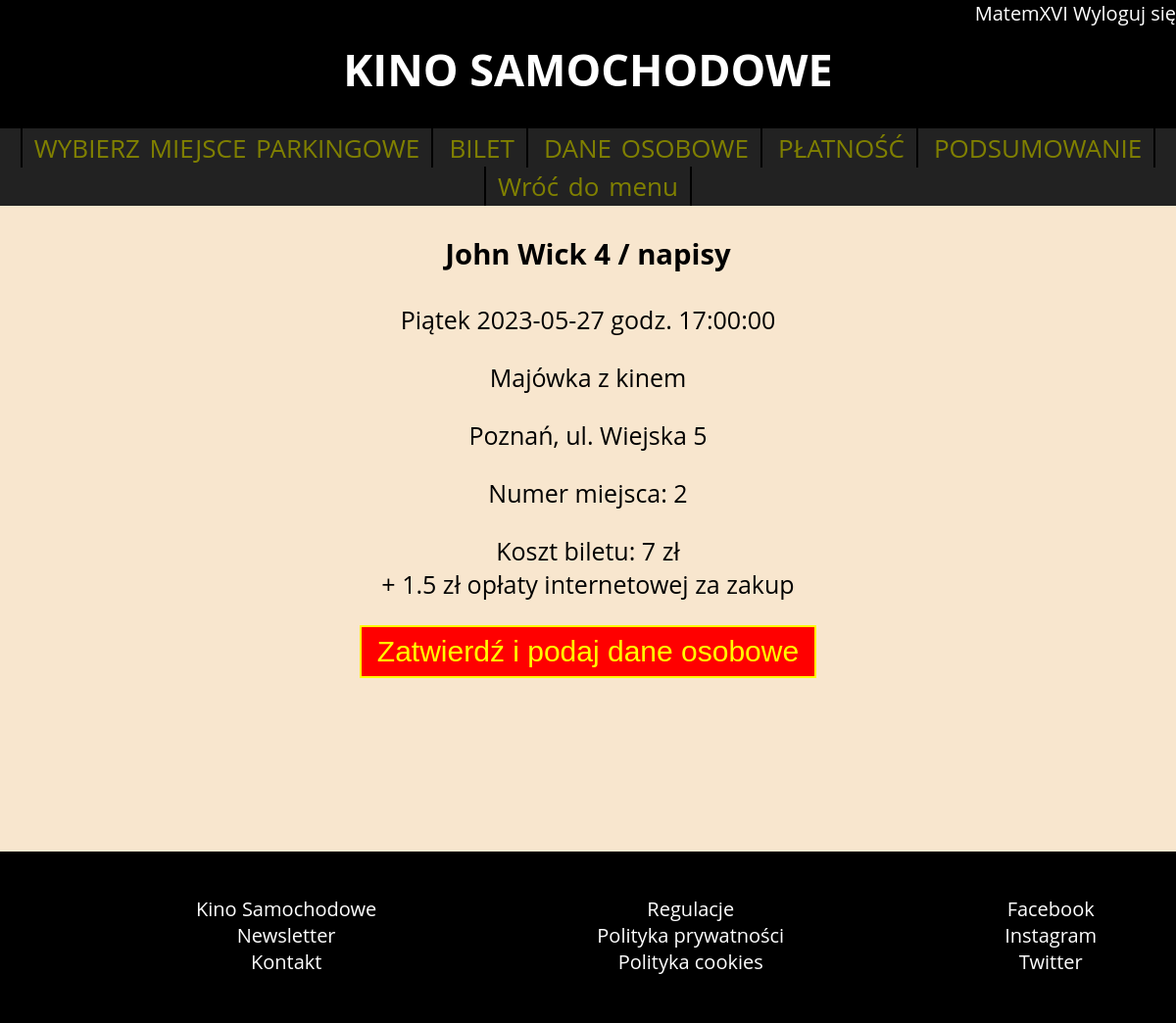
Screenshot of /bilet/wybor_biletu.php?id_seansu=1&numer_miejsca_parkingowego=2 (signed in) with the database file from the repository.
### tables this page shows
CREATE TABLE `bilet` (
  `NumerBiletu` int(11) NOT NULL,
  `data_wygenerowania` datetime DEFAULT NULL,
  `cena` float DEFAULT NULL,
  `NumerMiejscaParkingowego` int(11) DEFAULT NULL,
  `IDSeansu` int(11) NOT NULL,
  `IDUzytkownika` int(11) DEFAULT NULL,
  `nazwa_pliku` text DEFAULT NULL
);

CREATE TABLE `film` (
  `IDFilmu` int(11) NOT NULL,
  `tytul` text NOT NULL,
  `rezyseria` text DEFAULT NULL,
  `obsada` text DEFAULT NULL,
  `scenariusz` text DEFAULT NULL,
  `gatunek` text DEFAULT NULL,
  `czas_trwania` int(11) DEFAULT NULL,
  `kraj` text DEFAULT NULL,
  `rok_produkcji` int(11) DEFAULT NULL,
  `opis` text DEFAULT NULL,
  `nazwa_plakatu` text DEFAULT NULL,
  `IDAdministratora` int(11) NOT NULL
);

CREATE TABLE `seans` (
  `IDSeansu` int(11) NOT NULL,
  `nazwa` text NOT NULL,
  `data` date NOT NULL,
  `godzina` time NOT NULL,
  `IDFilmu` int(11) DEFAULT NULL,
  `IDMiejsca` int(11) DEFAULT NULL,
  `nazwa_plakatu` text DEFAULT NULL,
  `IDAdministratora` int(11) DEFAULT NULL
);

CREATE TABLE `miejsce_seansu` (
  `IDMiejsca` int(11) NOT NULL,
  `miejscowosc` text NOT NULL,
  `ulica` text NOT NULL,
  `rodzaj_miejsca` text NOT NULL,
  `ilosc_miejsc_parkingowych` int(11) NOT NULL,
  `dodatkowe_informacje` text DEFAULT NULL,
  `IDAdministratora` int(11) DEFAULT NULL
);

### bilet/wybor_biletu.php (the view, shortened to what this page needs)
<!doctype html>
<?php
	require_once('../connect.php');
?>
<html>
    <head>
		<link rel="stylesheet" href="../style.css">
    </head>
    <body>
		<header>
<?php		if(isset($_SESSION['uzytkownik'])){ 							?>
			<div id="logged">
				<ul>
					<li><a href='../uzytkownik'><?php echo $_SESSION['uzytkownik'] ?></a></li>
					<li><a href='../logout.php'>Wyloguj się</a></li>
				</ul>
			</div>
<?php 			} 																?>
			<h1><a href='index.php'>KINO SAMOCHODOWE</a></h1>
			<nav>
				<a href=>WYBIERZ MIEJSCE PARKINGOWE</a>
				<a href=>BILET</a>
				<a href=>DANE OSOBOWE</a>
				<a href>PŁATNOŚĆ</a>
				<a href>PODSUMOWANIE</a>
			</nav>
        </header>
		<nav class='administrator'>
		<a href='index.php'>Wróć do menu</a>
		</nav>
		<section>
			<?php
				if(isset($_SESSION['uzytkownik']) && $_GET['numer_miejsca_parkingowego'] ){
					$miejsce_parkingowe = $_GET['numer_miejsca_parkingowego'];
					$wybrany_seans = $_GET['id_seansu'];
					$query_bilet = "SELECT film.tytul, seans.data, seans.godzina, seans.nazwa,  miejsce_seansu.miejscowosc, miejsce_seansu.ulica, bilet.NumerMiejscaParkingowego, bilet.cena
					FROM `bilet`
					INNER JOIN seans
					ON seans.IDSeansu = bilet.IDSeansu
					INNER JOIN film
					ON film.IDFilmu = seans.IDFilmu
					INNER JOIN miejsce_seansu
					ON miejsce_seansu.IDMiejsca = seans.IDMiejsca
					AND bilet.NumerMiejscaParkingowego = $miejsce_parkingowe
					AND seans.IDSeansu = $wybrany_seans";
					$result_bilet = $mysqli->query($query_bilet);
					$row = $result_bilet->fetch_array();
					?>
			<div id="wybor_biletu">
				<h3><?php echo $row[0] ?></h3>
				<p>Piątek <?php echo $row[1] ?> godz. <?php echo $row[2] ?></p>
				<p><?php echo $row[3] ?></p>
				<p><?php echo $row[4] ?>, ul. <?php echo $row[5] ?></p>
				Numer miejsca: <?php echo $row[6] ?>
				<p>Koszt biletu: <?php echo $row[7] ?> zł<br>
				+ 1.5 zł opłaty internetowej za zakup</p>
				<form action = "platnosc.php" method="get">
					<input type="submit" value="Zatwierdź i podaj dane osobowe">
				</form>
			</div>
					<?php
				}
				else{
					$_SESSION['komunikat']="Musisz się zalogować, aby móc kupić bilet.";
					header('Location: ../logowanie.php');
				}
			?>
        </section>
		<footer>
			<ul>
				<li><a href>Kino Samochodowe</a></li>
				<li><a href>Newsletter</a></li>
				<li><a href>Kontakt</a></li>
			</ul>
			<ul>
				<li><a href>Regulacje</a></li>
				<li><a href>Polityka prywatności</a></li>
				<li><a href>Polityka cookies</a></li>
			</ul>
			<ul>
				<li><a href>Facebook</a></li>
				<li><a href>Instagram</a></li>
				<li><a href>Twitter</a></li>
			</ul><br>
        </footer>
    </body>
</html>

### style.css (style rules this page uses)
body { text-align:center; font-family:Open Sans; margin: 0; background-color:hsl(34, 76%, 89%); }
header { background-color:black; color:white; height:170px; }
#logged { height:40px; float:right; }
#logged ul { list-style: none; margin: 0; font-size:20px; }
#logged ul li { display: inline-block; }
header h1 { clear:both; font-size:45px; margin-top:0; }
nav { background-color:#222222; }
nav a { color:olive; word-spacing:3px; font-size:26px; border-right:2px solid black; padding: 2px 12px; display:inline-block; }
nav a:first-child { border-left:2px solid black; }
section { margin:20px 0; min-height:610px; font-size:25px; color:black; }
footer { background-color:black; color:white; margin:0 auto; height:175px; }
footer ul { float:left; list-style: none; padding:25px; padding-left:200px; font-size:20px; }
a { text-decoration: none; color:white; }
form { font-size:18px; text-align:center; font-weight:bold; line-height:30px; }
input[type=submit] { font-size:30px; padding: 8px 16px; border: 2px solid yellow; border-color:yellow; color:yellow; background-color:red; text-decoration: none; text-align: center; }

### rows the page displays
bilet: film.tytul "John Wick 4 / napisy", IDSeansu.data "2023-05-27", IDSeansu.godzina "17:00:00", IDSeansu.nazwa "Majówka z kinem", miejsce_seansu.miejscowosc "Poznań", miejsce_seansu.ulica "Wiejska 5", NumerMiejscaParkingowego "2", cena "7"

### other values shown
$_SESSION['uzytkownik'] "MatemXVI"
